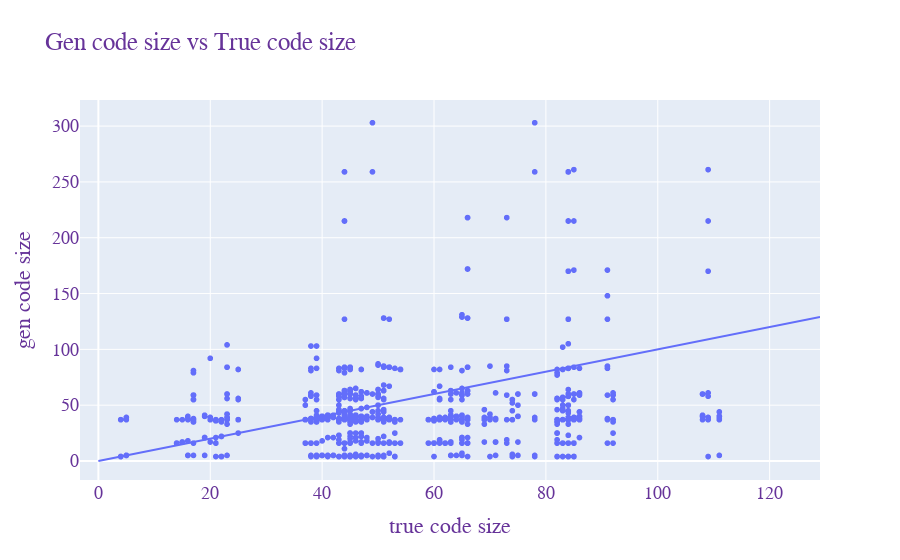

Notebook source saved alongside this figure:
### Code cell
lined = pd.DataFrame()
lined['x'] = np.arange(0, 130)
lined['y'] = np.arange(0, 130)
fig1 = px.scatter(data, x='true_code_size', y='gen_code_size', 
           hover_data=['Problem_num', 'gen_code_concat'])
fig2 = px.line(lined, x='x', y='y')
fig = go.Figure(data = fig1.data + fig2.data)
fig.update_layout(
    title="Gen code size vs True code size",
    xaxis_title="true code size",
    yaxis_title="gen code size",
    font=dict(
        family="Courier New, monospace",
        size=18,
        color="RebeccaPurple"
    )
)
fig.show()

### Figure 1 — Plotly figure (JSON) as saved in the notebook; plotly's stock layout.template omitted (floating-point values rounded to 4 significant figures; data arrays with more than 128 entries replaced by an {"elided": "..."} marker saying what was removed)
{"data": [{"customdata": {"elided": "1197x2 mixed values"}, "hovertemplate": "true_code_size=%{x}<br>gen_code_size=%{y}<br>Problem_num=%{customdata[0]}<br>gen_code_concat=%{customdata[1]}<extra></extra>", "legendgroup": "", "marker": {"color": "#636efa", "symbol": "circle"}, "mode": "markers", "name": "", "showlegend": false, "type": "scattergl", "x": {"elided": "1197 int values"}, "xaxis": "x", "y": {"elided": "1197 int values"}, "yaxis": "y"}, {"hovertemplate": "x=%{x}<br>y=%{y}<extra></extra>", "legendgroup": "", "line": {"color": "#636efa", "dash": "solid"}, "marker": {"symbol": "circle"}, "mode": "lines", "name": "", "orientation": "v", "showlegend": false, "type": "scatter", "x": {"elided": "130 int values"}, "xaxis": "x", "y": {"elided": "130 int values"}, "yaxis": "y"}], "layout": {"font": {"color": "RebeccaPurple", "family": "Courier New, monospace", "size": 18}, "title": {"text": "Gen code size vs True code size"}, "xaxis": {"title": {"text": "true code size"}}, "yaxis": {"title": {"text": "gen code size"}}}}
